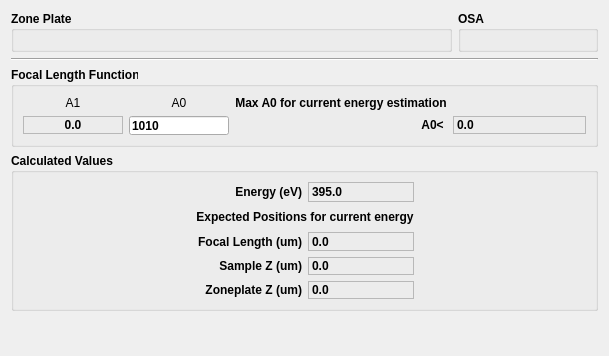
<?xml version="1.0" encoding="UTF-8"?>
<ui version="4.0">
 <class>Form</class>
 <widget class="QWidget" name="Form">
  <property name="geometry">
   <rect>
    <x>0</x>
    <y>0</y>
    <width>607</width>
    <height>356</height>
   </rect>
  </property>
  <property name="windowTitle">
   <string>Form</string>
  </property>
  <layout class="QVBoxLayout" name="verticalLayout_2">
   <item>
    <layout class="QHBoxLayout" name="horizontalLayout_2">
     <item>
      <widget class="QGroupBox" name="zpGroupBox">
       <property name="minimumSize">
        <size>
         <width>441</width>
         <height>0</height>
        </size>
       </property>
       <property name="font">
        <font>
         <weight>75</weight>
         <bold>true</bold>
        </font>
       </property>
       <property name="title">
        <string>Zone Plate</string>
       </property>
       <layout class="QVBoxLayout" name="verticalLayout_4"/>
      </widget>
     </item>
     <item>
      <widget class="QGroupBox" name="osaGroupBox">
       <property name="minimumSize">
        <size>
         <width>140</width>
         <height>0</height>
        </size>
       </property>
       <property name="font">
        <font>
         <weight>75</weight>
         <bold>true</bold>
        </font>
       </property>
       <property name="title">
        <string>OSA</string>
       </property>
       <layout class="QVBoxLayout" name="verticalLayout_6"/>
      </widget>
     </item>
    </layout>
   </item>
   <item>
    <widget class="Line" name="line">
     <property name="orientation">
      <enum>Qt::Horizontal</enum>
     </property>
    </widget>
   </item>
   <item>
    <widget class="QGroupBox" name="groupBox">
     <property name="maximumSize">
      <size>
       <width>16777215</width>
       <height>80</height>
      </size>
     </property>
     <property name="font">
      <font>
       <weight>75</weight>
       <bold>true</bold>
      </font>
     </property>
     <property name="title">
      <string>Focal Length Function</string>
     </property>
     <layout class="QVBoxLayout" name="verticalLayout">
      <item>
       <layout class="QGridLayout" name="gridLayout">
        <item row="0" column="2">
         <widget class="QLabel" name="label_2">
          <property name="minimumSize">
           <size>
            <width>70</width>
            <height>0</height>
           </size>
          </property>
          <property name="font">
           <font>
            <weight>50</weight>
            <bold>false</bold>
           </font>
          </property>
          <property name="text">
           <string>A0</string>
          </property>
          <property name="alignment">
           <set>Qt::AlignCenter</set>
          </property>
         </widget>
        </item>
        <item row="1" column="2">
         <widget class="QLineEdit" name="a0Fld">
          <property name="maximumSize">
           <size>
            <width>100</width>
            <height>16777215</height>
           </size>
          </property>
          <property name="text">
           <string>1010</string>
          </property>
         </widget>
        </item>
        <item row="0" column="0">
         <widget class="QLabel" name="label">
          <property name="minimumSize">
           <size>
            <width>70</width>
            <height>0</height>
           </size>
          </property>
          <property name="font">
           <font>
            <weight>50</weight>
            <bold>false</bold>
           </font>
          </property>
          <property name="text">
           <string>A1</string>
          </property>
          <property name="alignment">
           <set>Qt::AlignCenter</set>
          </property>
         </widget>
        </item>
        <item row="1" column="0">
         <widget class="QLabel" name="a1FbkLbl">
          <property name="minimumSize">
           <size>
            <width>100</width>
            <height>18</height>
           </size>
          </property>
          <property name="maximumSize">
           <size>
            <width>100</width>
            <height>18</height>
           </size>
          </property>
          <property name="frameShape">
           <enum>QFrame::StyledPanel</enum>
          </property>
          <property name="text">
           <string>0.0</string>
          </property>
          <property name="alignment">
           <set>Qt::AlignCenter</set>
          </property>
         </widget>
        </item>
        <item row="0" column="3">
         <widget class="QLabel" name="label_8">
          <property name="font">
           <font>
            <weight>75</weight>
            <bold>true</bold>
           </font>
          </property>
          <property name="text">
           <string>Max A0 for current energy estimation</string>
          </property>
          <property name="alignment">
           <set>Qt::AlignCenter</set>
          </property>
         </widget>
        </item>
        <item row="1" column="3">
         <widget class="QLabel" name="label_9">
          <property name="text">
           <string>A0&lt; </string>
          </property>
          <property name="alignment">
           <set>Qt::AlignRight|Qt::AlignTrailing|Qt::AlignVCenter</set>
          </property>
         </widget>
        </item>
        <item row="1" column="4">
         <widget class="QLabel" name="a0MaxFbkLbl">
          <property name="maximumSize">
           <size>
            <width>16777215</width>
            <height>18</height>
           </size>
          </property>
          <property name="font">
           <font>
            <weight>75</weight>
            <bold>true</bold>
           </font>
          </property>
          <property name="frameShape">
           <enum>QFrame::StyledPanel</enum>
          </property>
          <property name="text">
           <string>0.0</string>
          </property>
         </widget>
        </item>
       </layout>
      </item>
     </layout>
    </widget>
   </item>
   <item>
    <widget class="QGroupBox" name="groupBox_2">
     <property name="minimumSize">
      <size>
       <width>0</width>
       <height>158</height>
      </size>
     </property>
     <property name="maximumSize">
      <size>
       <width>16777215</width>
       <height>180</height>
      </size>
     </property>
     <property name="font">
      <font>
       <weight>75</weight>
       <bold>true</bold>
      </font>
     </property>
     <property name="title">
      <string>Calculated Values</string>
     </property>
     <layout class="QHBoxLayout" name="horizontalLayout">
      <item>
       <layout class="QGridLayout" name="gridLayout_2">
        <item row="0" column="1">
         <widget class="QLabel" name="label_3">
          <property name="text">
           <string>Energy (eV)</string>
          </property>
          <property name="alignment">
           <set>Qt::AlignRight|Qt::AlignTrailing|Qt::AlignVCenter</set>
          </property>
         </widget>
        </item>
        <item row="0" column="2">
         <widget class="QLabel" name="evFbkLbl">
          <property name="font">
           <font>
            <weight>75</weight>
            <bold>true</bold>
           </font>
          </property>
          <property name="frameShape">
           <enum>QFrame::StyledPanel</enum>
          </property>
          <property name="text">
           <string>395.0</string>
          </property>
         </widget>
        </item>
        <item row="1" column="1" colspan="2">
         <widget class="QLabel" name="label_4">
          <property name="font">
           <font>
            <weight>75</weight>
            <bold>true</bold>
           </font>
          </property>
          <property name="text">
           <string>Expected Positions for current energy</string>
          </property>
          <property name="alignment">
           <set>Qt::AlignCenter</set>
          </property>
         </widget>
        </item>
        <item row="2" column="1">
         <widget class="QLabel" name="label_5">
          <property name="text">
           <string>Focal Length (um)</string>
          </property>
          <property name="alignment">
           <set>Qt::AlignRight|Qt::AlignTrailing|Qt::AlignVCenter</set>
          </property>
         </widget>
        </item>
        <item row="2" column="2">
         <widget class="QLabel" name="flFbkLbl">
          <property name="font">
           <font>
            <weight>75</weight>
            <bold>true</bold>
           </font>
          </property>
          <property name="frameShape">
           <enum>QFrame::StyledPanel</enum>
          </property>
          <property name="text">
           <string>0.0</string>
          </property>
         </widget>
        </item>
        <item row="3" column="1">
         <widget class="QLabel" name="label_6">
          <property name="text">
           <string>Sample Z (um)</string>
          </property>
          <property name="alignment">
           <set>Qt::AlignRight|Qt::AlignTrailing|Qt::AlignVCenter</set>
          </property>
         </widget>
        </item>
        <item row="3" column="2">
         <widget class="QLabel" name="sampleZFbkLbl">
          <property name="font">
           <font>
            <weight>75</weight>
            <bold>true</bold>
           </font>
          </property>
          <property name="frameShape">
           <enum>QFrame::StyledPanel</enum>
          </property>
          <property name="text">
           <string>0.0</string>
          </property>
         </widget>
        </item>
        <item row="4" column="1">
         <widget class="QLabel" name="label_7">
          <property name="text">
           <string>Zoneplate Z (um)</string>
          </property>
          <property name="alignment">
           <set>Qt::AlignRight|Qt::AlignTrailing|Qt::AlignVCenter</set>
          </property>
         </widget>
        </item>
        <item row="4" column="2">
         <widget class="QLabel" name="zpzFbkLbl">
          <property name="font">
           <font>
            <weight>75</weight>
            <bold>true</bold>
           </font>
          </property>
          <property name="frameShape">
           <enum>QFrame::StyledPanel</enum>
          </property>
          <property name="text">
           <string>0.0</string>
          </property>
         </widget>
        </item>
        <item row="0" column="3">
         <spacer name="horizontalSpacer_5">
          <property name="orientation">
           <enum>Qt::Horizontal</enum>
          </property>
          <property name="sizeHint" stdset="0">
           <size>
            <width>40</width>
            <height>20</height>
           </size>
          </property>
         </spacer>
        </item>
        <item row="0" column="0">
         <spacer name="horizontalSpacer_6">
          <property name="orientation">
           <enum>Qt::Horizontal</enum>
          </property>
          <property name="sizeHint" stdset="0">
           <size>
            <width>40</width>
            <height>20</height>
           </size>
          </property>
         </spacer>
        </item>
       </layout>
      </item>
     </layout>
    </widget>
   </item>
   <item>
    <spacer name="verticalSpacer">
     <property name="orientation">
      <enum>Qt::Vertical</enum>
     </property>
     <property name="sizeHint" stdset="0">
      <size>
       <width>20</width>
       <height>40</height>
      </size>
     </property>
    </spacer>
   </item>
  </layout>
 </widget>
 <resources/>
 <connections/>
</ui>
